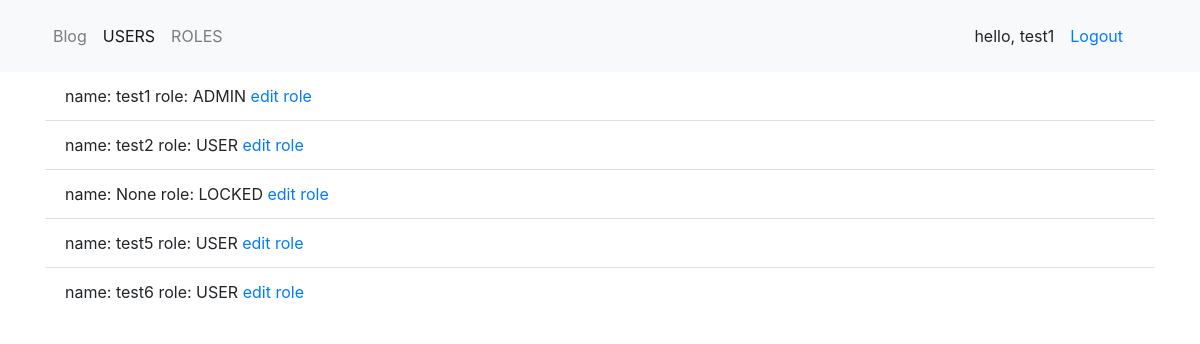
The page /admin/ (signed in) on the database its author committed.
### app/models.py (models this page shows, shortened)
class PaginatedAPIMixin(object):
	@staticmethod
	def to_collection_dict(query, page, per_page, endpoint, **kwargs):
		recourse = query.paginate(page, per_page, False)
		data = {
			'items': [item.to_dict() for item in recourse.items],
			'_meta': {
				'page':page,
				'per_page':per_page,
				'total_page':recourse.pages,
				'total_items':recourse.total
			},
			'_links':{
				'self':url_for(endpoint,page=page,per_page=per_page,**kwargs),
				'next':url_for(endpoint,page=page+1,per_page=per_page,**kwargs) if recourse.has_next else None,
				'prev':url_for(endpoint,page=page-1,per_page=per_page,**kwargs) if recourse.has_prev else None
			}
		}
		return data

class User(db.Model, UserMixin, PaginatedAPIMixin):
	id = db.Column(db.Integer, primary_key=True)
	username = db.Column(db.String(64), index=True, unique=True)
	email = db.Column(db.String(120), index=True, unique=True)
	password_hash = db.Column(db.String(128))
	about_me = db.Column(db.String(140))
	last_seen = db.Column(db.DateTime, default=datetime.utcnow)
	token = db.Column(db.String(32), index=True, unique=True)
	token_expiration = db.Column(db.DateTime)
	followed = db.relationship(
		'User',
		secondary=followers,
		lazy='dynamic',
		primaryjoin=(followers.c.follower_id == id),
		secondaryjoin=(followers.c.followed_id == id),
		backref=db.backref('followers', lazy='dynamic'))
	role = db.relationship(
		'Role',
		secondary=user_roles,
		lazy='dynamic',
		backref=db.backref('users', lazy='dynamic')
	)
	def can_do(self,perm_name):
		can_do = False
		for r in self.role:
			if r.can_do(perm_name):
				can_do = True
		return can_do

class Role(db.Model, PaginatedAPIMixin):
	id = db.Column(db.Integer, primary_key=True)
	name = db.Column(db.String(64), index=True, unique=True)
	perms = db.relationship('Permission', secondary=role_perms, lazy='dynamic', backref=db.backref('roles',lazy='dynamic'))
	def can_do(self,perm_name):
		return True if self.perms.filter_by(name=perm_name).first() is not None else False

### app/admin/routes.py (the view)
@bp.route('/users')
@bp.route('/')
@permission_required('ADMIN')
def users_setup():
	page = request.args.get('page')
	per_page = request.args.get('per_page')
	users = User.query.all()
	return render_template('users.html',users = users, title='users')

### app/models.py (called while the page is built)
@login.user_loader
def load_user(id):
	return User.query.get(int(id))

### app/utils.py (called while the page is built)
def permission_required(permission_name):
	def decorator(func):
		@wraps(func)
		def wrapper(*args, **kwargs):
			if not current_user.can_do(permission_name):
				abort(403)
			return func(*args, **kwargs)
		return wrapper
	return decorator

### app/admin/templates/users.html
{% extends "admin_base.html" %}
{% block app_content %}
    <ul class="list-group list-group-flush">
    {% for user in users %}
        <li class="list-group-item">
            <span>name: {{ user.username }}</span>
            <span>role:
                {% for role in user.role %}
                    {{ role.name }}
                {% endfor %}
            </span>
            <span><a href="{{ url_for('admin.user_edit_role',user_id=user.id) }}">edit role</a></span>
        </li>
    {% endfor %}
    </ul>
{% endblock %}

### app/admin/templates/admin_base.html (shortened to what this page needs)
<!DOCTYPE html>
<html lang="en">
<head>
    {{ bootstrap.load_css() }}
</head>
<body>
{% from 'bootstrap/nav.html' import render_nav_item %}
<nav class="navbar navbar-expand-lg navbar-light bg-light">
    <div class="container">
        <div class="navbar-nav mr-auto">
            {{ render_nav_item('main.index', 'Blog') }}
            {{ render_nav_item('admin.users_setup', 'USERS') }}
            {{ render_nav_item('admin.roles_setup', 'ROLES') }}
        </div>
        <div class="navbar navbar-expand-md navbar-right">
            {% if current_user.is_anonymous %}
                hello, anonymous
                {{ render_nav_item('auth.login', 'Login') }}
            {% else %}
                hello, {{ current_user.username }}
                {{ render_nav_item('auth.logout', 'Logout') }}
            {% endif %}
        </div>
    </div>
</nav>
<div class="container">
{% block content %}
    {% block app_content %}{% endblock %}
{% endblock %}
</div>
</body>
</html>

### rows shown on the page
User: username "test1"
Role: name "ADMIN"
User: username "test2"
Role: name "USER"
User: username "None"
Role: name "LOCKED"
User: username "test5"
User: username "test6"

### other values the page prints
{{ render_nav_item('main.index', 'Blog') }} "Blog"
{{ render_nav_item('admin.users_setup', 'USERS') }} "USERS"
{{ render_nav_item('admin.roles_setup', 'ROLES') }} "ROLES"
{{ render_nav_item('auth.logout', 'Logout') }} "Logout"
